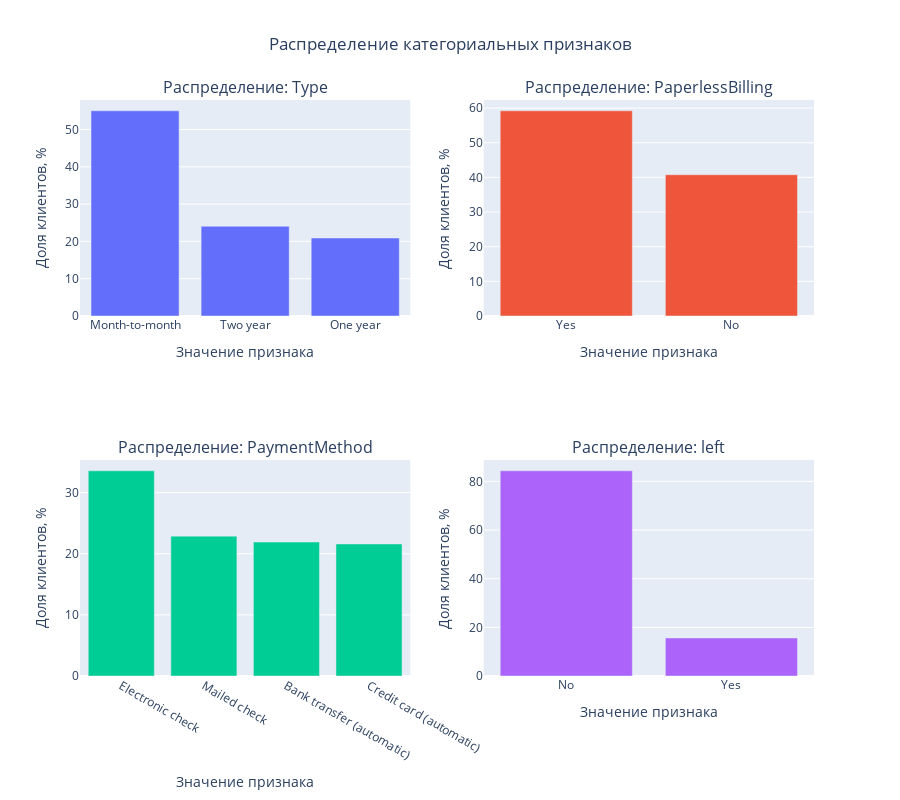

The code cell stored with this chart in its notebook:
### Code cell
cat_cols = contract.drop(['EndDate', 'BeginDate', 'EndDate_all', 'year_duration' ], axis=1).select_dtypes(exclude='number').columns 
count_for_cat(contract, cat_cols)

### Figure 1 — Plotly figure (JSON) as saved in the notebook; plotly's stock layout.template omitted (floating-point values rounded to 4 significant figures)
{"data": [{"type": "bar", "x": ["Month-to-month", "Two year", "One year"], "xaxis": "x", "y": [55.02, 24.07, 20.91], "yaxis": "y"}, {"type": "bar", "x": ["Yes", "No"], "xaxis": "x2", "y": [59.22, 40.78], "yaxis": "y2"}, {"type": "bar", "x": ["Electronic check", "Mailed check", "Bank transfer (automatic)", "Credit card (automatic)"], "xaxis": "x3", "y": [33.58, 22.89, 21.92, 21.61], "yaxis": "y3"}, {"type": "bar", "x": [0, 1], "xaxis": "x4", "y": [84.37, 15.63], "yaxis": "y4"}], "layout": {"annotations": [{"font": {"size": 16}, "showarrow": false, "text": "Распределение: Type", "x": 0.225, "xanchor": "center", "xref": "paper", "y": 1, "yanchor": "bottom", "yref": "paper"}, {"font": {"size": 16}, "showarrow": false, "text": "Распределение: PaperlessBilling", "x": 0.775, "xanchor": "center", "xref": "paper", "y": 1, "yanchor": "bottom", "yref": "paper"}, {"font": {"size": 16}, "showarrow": false, "text": "Распределение: PaymentMethod", "x": 0.225, "xanchor": "center", "xref": "paper", "y": 0.375, "yanchor": "bottom", "yref": "paper"}, {"font": {"size": 16}, "showarrow": false, "text": "Распределение: left", "x": 0.775, "xanchor": "center", "xref": "paper", "y": 0.375, "yanchor": "bottom", "yref": "paper"}], "height": 800, "showlegend": false, "title": {"text": "Распределение категориальных признаков", "x": 0.5}, "xaxis": {"anchor": "y", "domain": [0, 0.45], "title": {"text": "Значение признака"}}, "xaxis2": {"anchor": "y2", "domain": [0.55, 1], "title": {"text": "Значение признака"}}, "xaxis3": {"anchor": "y3", "domain": [0, 0.45], "title": {"text": "Значение признака"}}, "xaxis4": {"anchor": "y4", "domain": [0.55, 1], "ticktext": ["No", "Yes"], "tickvals": ["0", "1"], "title": {"text": "Значение признака"}}, "yaxis": {"anchor": "x", "domain": [0.625, 1], "title": {"text": "Доля клиентов, %"}}, "yaxis2": {"anchor": "x2", "domain": [0.625, 1], "title": {"text": "Доля клиентов, %"}}, "yaxis3": {"anchor": "x3", "domain": [0, 0.375], "title": {"text": "Доля клиентов, %"}}, "yaxis4": {"anchor": "x4", "domain": [0, 0.375], "title": {"text": "Доля клиентов, %"}}}}
